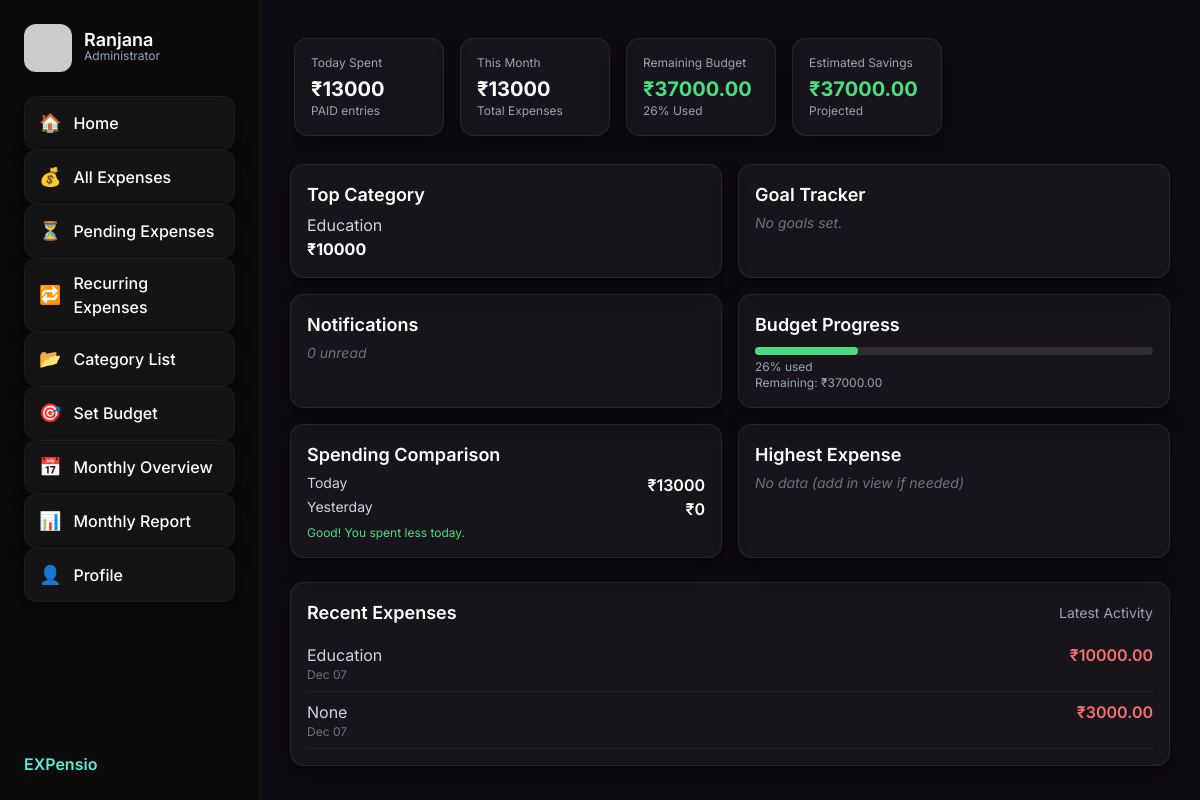
Page /dash/ (signed in) on the committed database.
### expenses/models.py (models this page shows, shortened)
class Expense(models.Model):
    user = models.ForeignKey(User, on_delete=models.CASCADE)
    category = models.ForeignKey(Category, on_delete=models.SET_NULL, null=True)
    title = models.CharField(max_length=100)
    amount = models.DecimalField(max_digits=10, decimal_places=2)
    date = models.DateField()
    note = models.TextField(blank=True)
    STATUS = (
        ("PAID", "Paid"),
        ("PENDING", "Pending"),
    )
    status = models.CharField(max_length=10, choices=STATUS, default="PAID")

class Category(models.Model):
    user = models.ForeignKey(User, on_delete=models.CASCADE)
    name = models.CharField(max_length=50)
    icon = models.CharField(max_length=50, blank=True)
    def __str__(self):
        return self.name

### expenses/views.py (the view)
# urls.py: path("dash/", views.dash, name="dash"),
@login_required
def dash(request):
    today = timezone.now().date()
    month_start = today.replace(day=1)
    today_spent = Expense.objects.filter(
        user=request.user, date=today, status="PAID"
    ).aggregate(total=Sum("amount"))["total"] or 0
    month_spent = Expense.objects.filter(
        user=request.user, date__gte=month_start, status="PAID"
    ).aggregate(total=Sum("amount"))["total"] or 0
    budgets = Budget.objects.filter(user=request.user)
    total_budget = sum(b.amount for b in budgets)
    remaining_budget = total_budget - month_spent
    estimated_savings = remaining_budget
    used_percent = (month_spent * 100 / total_budget) if total_budget > 0 else 0
    recent_expenses = Expense.objects.filter(
        user=request.user
    ).order_by("-date")[:5]
    top_categories = (
        Expense.objects.filter(user=request.user)
        .values("category__name")
        .annotate(total=Sum("amount"))
        .order_by("-total")[:5]
    )
    goals = Goal.objects.filter(user=request.user)
    notifications_unread = Notification.objects.filter(
        user=request.user, is_read=False
    ).count()
    return render(request, "expenses/dash.html", {
        "today": today,
        "today_spent": today_spent,
        "month_spent": month_spent,
        "total_budget": total_budget,
        "remaining_budget": remaining_budget,
        "estimated_savings": estimated_savings,
        "used_percent": used_percent,
        "recent_expenses": recent_expenses,
        "top_categories": top_categories,
        "goals": goals,
        "notifications_unread_count": notifications_unread,
    })

### expenses/templates/expenses/dash.html (shortened to what this page needs)
{% extends "expenses/base.html" %}
{% block content %}
<div class="flex gap-4 overflow-x-auto snap-x pb-4 mt-2 px-1">
  <div class="card min-w-[150px] snap-start">
    <div class="muted text-xs mb-1">Today Spent</div>
    <div class="text-xl text-white font-bold">₹{{ today_spent|default:"0" }}</div>
    <p class="text-xs text-gray-400">PAID entries</p>
  </div>
  <div class="card min-w-[150px] snap-start">
    <div class="muted text-xs mb-1">This Month</div>
    <div class="text-xl text-white font-bold">₹{{ month_spent|default:"0" }}</div>
    <p class="text-xs text-gray-400">Total Expenses</p>
  </div>
  <div class="card min-w-[150px] snap-start">
    <div class="muted text-xs mb-1">Remaining Budget</div>
    <div class="text-xl text-green-400 font-bold">₹{{ remaining_budget|default:"0" }}</div>
    <p class="text-xs text-gray-400">{{ used_percent|floatformat:0 }}% Used</p>
  </div>
  <div class="card min-w-[150px] snap-start">
    <div class="muted text-xs mb-1">Estimated Savings</div>
    <div class="text-xl text-green-400 font-bold">₹{{ estimated_savings|default:"0" }}</div>
    <p class="text-xs text-gray-400">Projected</p>
  </div>
</div>
<div class="grid md:grid-cols-2 gap-4 mt-3">
  <div class="card">
    <div class="text-lg text-white font-semibold mb-1">Top Category</div>
    {% if top_categories %}
      <p class="text-gray-300">{{ top_categories.0.category__name }}</p>
      <p class="font-bold text-white">₹{{ top_categories.0.total }}</p>
    {% else %}
      <p class="text-gray-500 text-sm italic">No spending yet.</p>
    {% endif %}
  </div>
  <div class="card">
    <div class="text-lg text-white font-semibold mb-1">Goal Tracker</div>
    {% if goals %}
      {% for g in goals %}
        <p class="text-gray-300">{{ g.title }}</p>
        <p class="text-sm text-gray-400 mb-2">Progress: {{ g.progress }}%</p>
      {% endfor %}
    {% else %}
      <p class="text-gray-500 text-sm italic">No goals set.</p>
    {% endif %}
  </div>
  <div class="card">
    <div class="text-lg text-white font-semibold mb-1">Notifications</div>
    {% if notifications_unread_count > 0 %}
      <p class="text-gray-300 text-sm">You have {{ notifications_unread_count }} unread notifications.</p>
    {% else %}
      <p class="text-gray-500 text-sm italic">0 unread</p>
    {% endif %}
  </div>
  <div class="card">
    <div class="text-lg text-white font-semibold">Budget Progress</div>
    <div class="w-full bg-white/10 h-2 rounded mt-2">
      <div class="bg-green-400 h-2 rounded" style="width: {{ used_percent }}%"></div>
    </div>
    <p class="text-xs mt-1 text-gray-400">{{ used_percent|floatformat:0 }}% used</p>
    <p class="text-xs text-gray-400">Remaining: ₹{{ remaining_budget }}</p>
  </div>
  <div class="card">
    <div class="text-lg text-white font-semibold mb-1">Spending Comparison</div>
    <div class="flex justify-between">
      <p class="text-gray-300 text-sm">Today</p>
      <p class="text-white font-semibold">₹{{ today_spent }}</p>
    </div>
    <div class="flex justify-between">
      <p class="text-gray-300 text-sm">Yesterday</p>
      <p class="text-white font-semibold">₹0</p>
    </div>
    <p class="text-green-400 text-xs mt-1">Good! You spent less today.</p>
  </div>
  <div class="card">
    <div class="text-lg text-white font-semibold mb-1">Highest Expense</div>
    <p class="text-gray-500 text-sm italic">No data (add in view if needed)</p>
  </div>
</div>
<div class="card mt-6">
  <div class="flex justify-between items-center mb-2">
    <div class="text-lg font-semibold text-white">Recent Expenses</div>
    <div class="muted text-sm">Latest Activity</div>
  </div>
  {% if recent_expenses %}
    {% for e in recent_expenses %}
      <div class="flex justify-between border-b border-white/5 py-2">
        <div>
          <p class="text-gray-300">{{ e.category }}</p>
          <p class="text-xs text-gray-500">{{ e.date|date:"M d" }}</p>
        </div>
        <p class="text-red-400 font-semibold">₹{{ e.amount }}</p>
      </div>
    {% endfor %}
  {% else %}
      <p class="text-gray-500 text-sm italic">No recent transactions.</p>
  {% endif %}
</div>
{% endblock %}

### expenses/templates/expenses/base.html (shortened to what this page needs)
<!DOCTYPE html>
<html lang="en">
<head>
  <script src="https://cdn.tailwindcss.com"></script>
</head>
<body>
<div class="app">
  <aside class="sidebar" id="sidebar">
    <div class="flex items-center gap-3 mb-6">
      <img src="https://i.pravatar.cc/100?img=47" class="w-12 h-12 rounded-xl">
      <div class="side-text">
        <div class="text-white font-semibold text-lg leading-4">{{user.username}}</div>
        <div class="muted text-xs">Administrator</div>
      </div>
    </div>
<nav class="space-y-2">
  <a href="{% url 'dash' %}">
    <div class="sidebar-card">
      <span class="text-white text-lg">🏠</span>
      <span class="side-text text-white font-medium">Home</span>
    </div>
  </a>
  <a href="{% url 'expenses_list' %}">
    <div class="sidebar-card">
      <span class="text-white text-lg">💰</span>
      <span class="side-text text-white font-medium">All Expenses</span>
    </div>
  </a>
  <a href="{% url 'pending_expenses' %}">
    <div class="sidebar-card">
      <span class="text-white text-lg">⏳</span>
      <span class="side-text text-white font-medium">Pending Expenses</span>
    </div>
  </a>
  <a href="{% url 'recurring_list' %}">
    <div class="sidebar-card">
      <span class="text-white text-lg">🔁</span>
      <span class="side-text text-white font-medium">Recurring Expenses</span>
    </div>
  </a>
  <a href="{% url 'categories_list' %}">
    <div class="sidebar-card">
      <span class="text-white text-lg">📂</span>
      <span class="side-text text-white font-medium">Category List</span>
    </div>
  </a>
  <a href="{% url 'set_budget' %}">
    <div class="sidebar-card">
      <span class="text-white text-lg">🎯</span>
      <span class="side-text text-white font-medium">Set Budget</span>
    </div>
  </a>
  <a href="{% url 'monthly_overview' %}">
    <div class="sidebar-card">
      <span class="text-white text-lg">📅</span>
      <span class="side-text text-white font-medium">Monthly Overview</span>
    </div>
  </a>
  <a href="{% url 'monthly_report' %}">
    <div class="sidebar-card">
      <span class="text-white text-lg">📊</span>
      <span class="side-text text-white font-medium">Monthly Report</span>
    </div>
  </a>
  <a href="{% url 'profile' %}">
    <div class="sidebar-card">
      <span class="text-white text-lg">👤</span>
      <span class="side-text text-white font-medium">Profile</span>
    </div>
  </a>
</nav>
    <div class="absolute bottom-6 left-6 text-teal-300 font-semibold">
      EXPensio
    </div>
  </aside>
  <main class="content">
    {% block content %}
    {% endblock %}
  </main>
</div>
</body>
</html>

### expenses/templates/expenses/base.html (style rules this page uses)
body { margin:0; font-family: "Inter", sans-serif; background:#0f0b12; height:100vh; overflow:hidden; }
.app { display:flex; height:100vh; width:100vw; }
.sidebar { width: 260px; background: #0B0B0B; padding: 24px; border-right: 1px solid rgba(255,255,255,0.05); overflow-y:auto; transition:0.25s; }
.sidebar-card { background:#141414; padding:12px 14px; border-radius:12px; box-shadow: 0 6px 18px rgba(0,0,0,0.45); border:1px solid rgba(255,255,255,0.03); display:flex; align-items:center; gap:12px; cursor:pointer; transition:0.2s; }
.content { flex:1; overflow-y:auto; padding:30px; }
.muted { color:#9CA3AF; }
.card { background:#0D0D0D; border-radius:14px; padding:18px; border:1px solid rgba(255,255,255,0.03); box-shadow:0 8px 22px rgba(0,0,0,0.45); }

### expenses/templates/expenses/dash.html (style rules this page uses)
.card { background: rgba(255,255,255,0.04); border: 1px solid rgba(255,255,255,0.08); border-radius: 14px; padding: 16px; }

### rows in the picture
Expense: category "Education", date "Dec 07", amount "10000.00"
Expense: category "None", date "Dec 07", amount "3000.00"

### other values in the picture
{{ user.username }} "Ranjana"
{{ today_spent|default:"0" }} "13000"
{{ month_spent|default:"0" }} "13000"
{{ remaining_budget|default:"0" }} "37000.00"
{{ used_percent|floatformat:0 }} "26"
{{ estimated_savings|default:"0" }} "37000.00"
{{ top_categories.0.category__name }} "Education"
{{ top_categories.0.total }} "10000"
{{ remaining_budget }} "37000.00"
{{ today_spent }} "13000"
